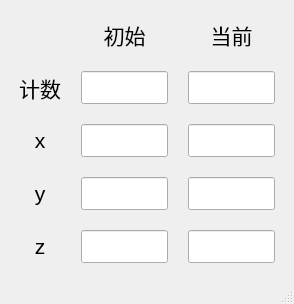
<?xml version="1.0" encoding="UTF-8"?>
<ui version="4.0">
 <class>MainWindow</class>
 <widget class="QMainWindow" name="MainWindow">
  <property name="geometry">
   <rect>
    <x>0</x>
    <y>0</y>
    <width>294</width>
    <height>299</height>
   </rect>
  </property>
  <property name="windowTitle">
   <string>锁点详情</string>
  </property>
  <widget class="QWidget" name="centralwidget">
   <layout class="QHBoxLayout" name="horizontalLayout">
    <item>
     <layout class="QGridLayout" name="gridLayout">
      <property name="leftMargin">
       <number>10</number>
      </property>
      <property name="topMargin">
       <number>10</number>
      </property>
      <property name="rightMargin">
       <number>10</number>
      </property>
      <property name="bottomMargin">
       <number>10</number>
      </property>
      <property name="spacing">
       <number>20</number>
      </property>
      <item row="0" column="1">
       <widget class="QLabel" name="label_5">
        <property name="sizePolicy">
         <sizepolicy hsizetype="Expanding" vsizetype="Expanding">
          <horstretch>0</horstretch>
          <verstretch>0</verstretch>
         </sizepolicy>
        </property>
        <property name="font">
         <font>
          <family>Arial</family>
          <pointsize>16</pointsize>
         </font>
        </property>
        <property name="text">
         <string>初始</string>
        </property>
        <property name="alignment">
         <set>Qt::AlignCenter</set>
        </property>
       </widget>
      </item>
      <item row="0" column="2">
       <widget class="QLabel" name="label_6">
        <property name="sizePolicy">
         <sizepolicy hsizetype="Expanding" vsizetype="Expanding">
          <horstretch>0</horstretch>
          <verstretch>0</verstretch>
         </sizepolicy>
        </property>
        <property name="font">
         <font>
          <family>Arial</family>
          <pointsize>16</pointsize>
         </font>
        </property>
        <property name="text">
         <string>当前</string>
        </property>
        <property name="alignment">
         <set>Qt::AlignCenter</set>
        </property>
       </widget>
      </item>
      <item row="1" column="0">
       <widget class="QLabel" name="label">
        <property name="sizePolicy">
         <sizepolicy hsizetype="Expanding" vsizetype="Expanding">
          <horstretch>0</horstretch>
          <verstretch>0</verstretch>
         </sizepolicy>
        </property>
        <property name="font">
         <font>
          <family>Arial</family>
          <pointsize>16</pointsize>
         </font>
        </property>
        <property name="text">
         <string>计数</string>
        </property>
        <property name="alignment">
         <set>Qt::AlignCenter</set>
        </property>
       </widget>
      </item>
      <item row="1" column="1">
       <widget class="QLineEdit" name="lineEdit_8">
        <property name="sizePolicy">
         <sizepolicy hsizetype="Expanding" vsizetype="Expanding">
          <horstretch>0</horstretch>
          <verstretch>0</verstretch>
         </sizepolicy>
        </property>
        <property name="font">
         <font>
          <family>Arial</family>
          <pointsize>16</pointsize>
         </font>
        </property>
        <property name="text">
         <string/>
        </property>
       </widget>
      </item>
      <item row="1" column="2">
       <widget class="QLineEdit" name="lineEdit_7">
        <property name="sizePolicy">
         <sizepolicy hsizetype="Expanding" vsizetype="Expanding">
          <horstretch>0</horstretch>
          <verstretch>0</verstretch>
         </sizepolicy>
        </property>
        <property name="font">
         <font>
          <family>Arial</family>
          <pointsize>16</pointsize>
         </font>
        </property>
       </widget>
      </item>
      <item row="2" column="0">
       <widget class="QLabel" name="label_2">
        <property name="sizePolicy">
         <sizepolicy hsizetype="Expanding" vsizetype="Expanding">
          <horstretch>0</horstretch>
          <verstretch>0</verstretch>
         </sizepolicy>
        </property>
        <property name="font">
         <font>
          <family>Arial</family>
          <pointsize>16</pointsize>
         </font>
        </property>
        <property name="text">
         <string>x</string>
        </property>
        <property name="alignment">
         <set>Qt::AlignCenter</set>
        </property>
       </widget>
      </item>
      <item row="2" column="1">
       <widget class="QLineEdit" name="lineEdit">
        <property name="sizePolicy">
         <sizepolicy hsizetype="Expanding" vsizetype="Expanding">
          <horstretch>0</horstretch>
          <verstretch>0</verstretch>
         </sizepolicy>
        </property>
        <property name="font">
         <font>
          <family>Arial</family>
          <pointsize>16</pointsize>
         </font>
        </property>
       </widget>
      </item>
      <item row="2" column="2">
       <widget class="QLineEdit" name="lineEdit_2">
        <property name="sizePolicy">
         <sizepolicy hsizetype="Expanding" vsizetype="Expanding">
          <horstretch>0</horstretch>
          <verstretch>0</verstretch>
         </sizepolicy>
        </property>
        <property name="font">
         <font>
          <family>Arial</family>
          <pointsize>16</pointsize>
         </font>
        </property>
       </widget>
      </item>
      <item row="3" column="0">
       <widget class="QLabel" name="label_3">
        <property name="sizePolicy">
         <sizepolicy hsizetype="Expanding" vsizetype="Expanding">
          <horstretch>0</horstretch>
          <verstretch>0</verstretch>
         </sizepolicy>
        </property>
        <property name="font">
         <font>
          <family>Arial</family>
          <pointsize>16</pointsize>
         </font>
        </property>
        <property name="text">
         <string>y</string>
        </property>
        <property name="alignment">
         <set>Qt::AlignCenter</set>
        </property>
       </widget>
      </item>
      <item row="3" column="1">
       <widget class="QLineEdit" name="lineEdit_3">
        <property name="sizePolicy">
         <sizepolicy hsizetype="Expanding" vsizetype="Expanding">
          <horstretch>0</horstretch>
          <verstretch>0</verstretch>
         </sizepolicy>
        </property>
        <property name="font">
         <font>
          <family>Arial</family>
          <pointsize>16</pointsize>
         </font>
        </property>
       </widget>
      </item>
      <item row="3" column="2">
       <widget class="QLineEdit" name="lineEdit_4">
        <property name="sizePolicy">
         <sizepolicy hsizetype="Expanding" vsizetype="Expanding">
          <horstretch>0</horstretch>
          <verstretch>0</verstretch>
         </sizepolicy>
        </property>
        <property name="font">
         <font>
          <family>Arial</family>
          <pointsize>16</pointsize>
         </font>
        </property>
       </widget>
      </item>
      <item row="4" column="0">
       <widget class="QLabel" name="label_4">
        <property name="sizePolicy">
         <sizepolicy hsizetype="Expanding" vsizetype="Expanding">
          <horstretch>0</horstretch>
          <verstretch>0</verstretch>
         </sizepolicy>
        </property>
        <property name="font">
         <font>
          <family>Arial</family>
          <pointsize>16</pointsize>
         </font>
        </property>
        <property name="text">
         <string>z</string>
        </property>
        <property name="alignment">
         <set>Qt::AlignCenter</set>
        </property>
       </widget>
      </item>
      <item row="4" column="1">
       <widget class="QLineEdit" name="lineEdit_5">
        <property name="sizePolicy">
         <sizepolicy hsizetype="Expanding" vsizetype="Expanding">
          <horstretch>0</horstretch>
          <verstretch>0</verstretch>
         </sizepolicy>
        </property>
        <property name="font">
         <font>
          <family>Arial</family>
          <pointsize>16</pointsize>
         </font>
        </property>
       </widget>
      </item>
      <item row="4" column="2">
       <widget class="QLineEdit" name="lineEdit_6">
        <property name="sizePolicy">
         <sizepolicy hsizetype="Expanding" vsizetype="Expanding">
          <horstretch>0</horstretch>
          <verstretch>0</verstretch>
         </sizepolicy>
        </property>
        <property name="font">
         <font>
          <family>Arial</family>
          <pointsize>16</pointsize>
         </font>
        </property>
       </widget>
      </item>
     </layout>
    </item>
   </layout>
  </widget>
  <widget class="QStatusBar" name="statusbar"/>
 </widget>
 <resources/>
 <connections/>
</ui>
